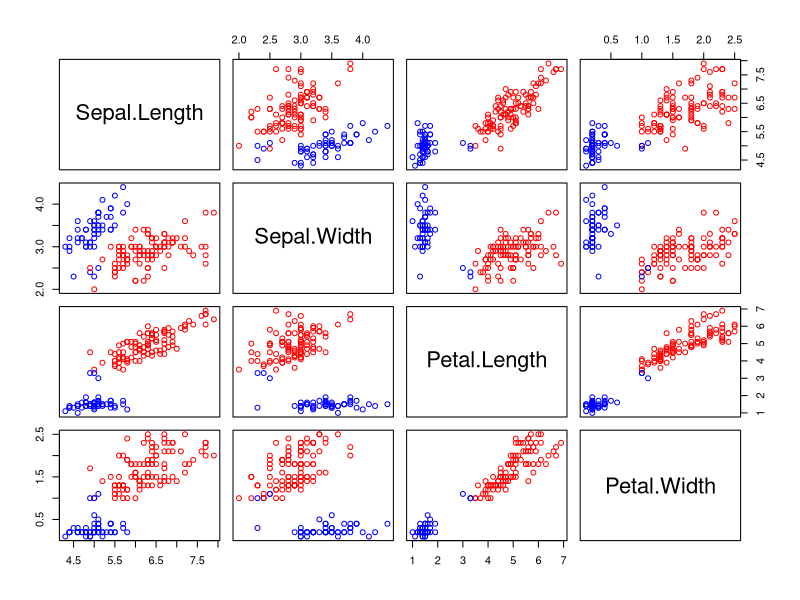
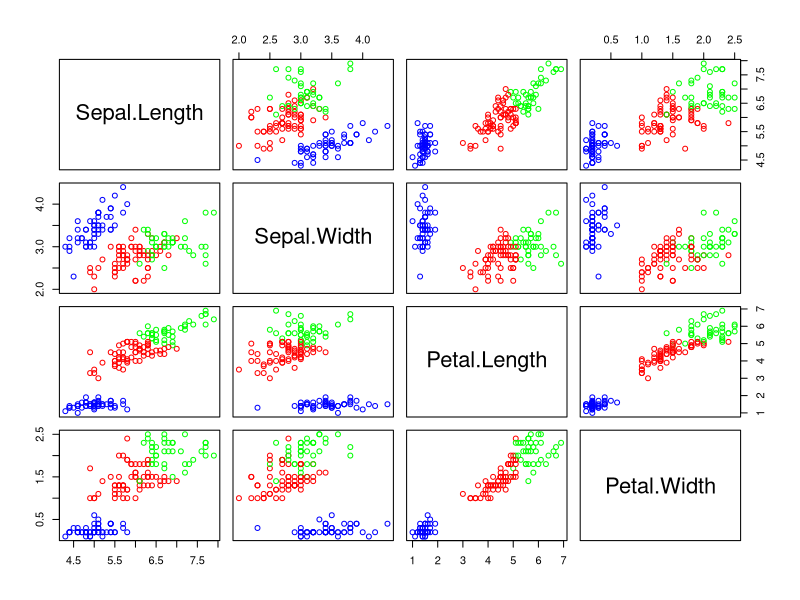
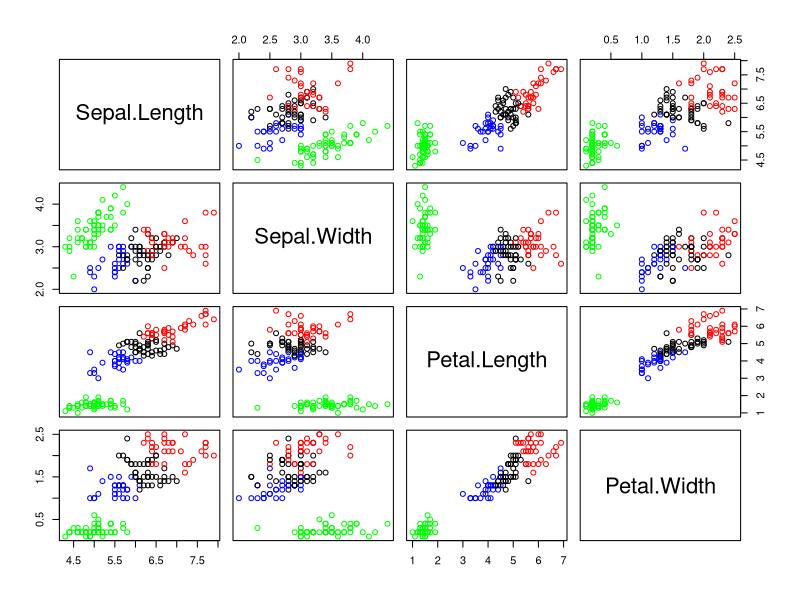
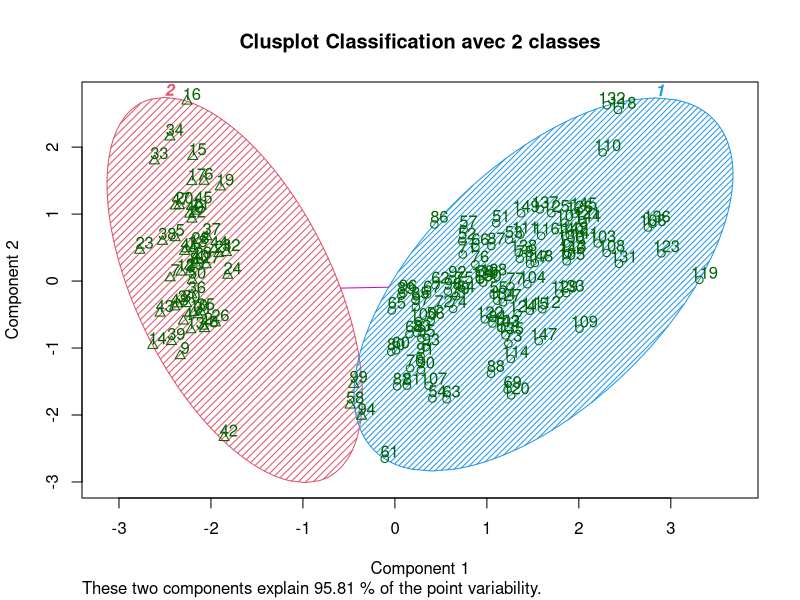
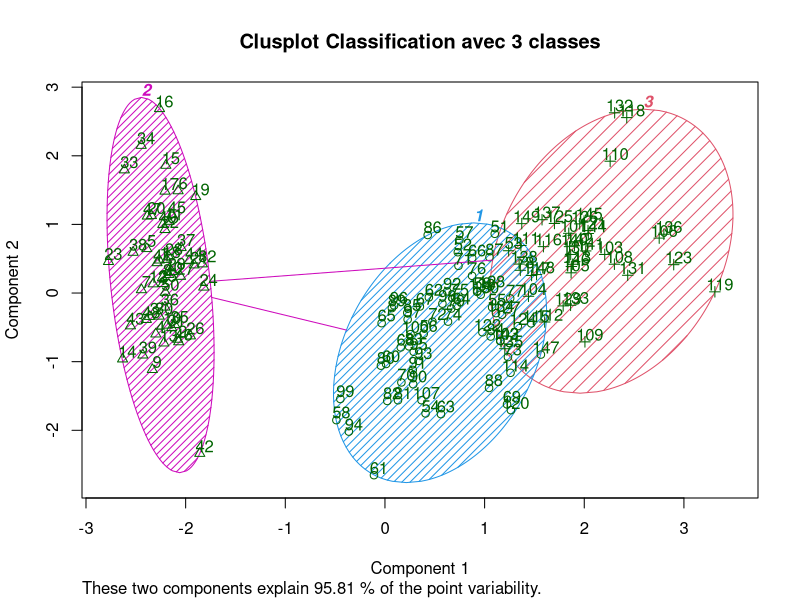
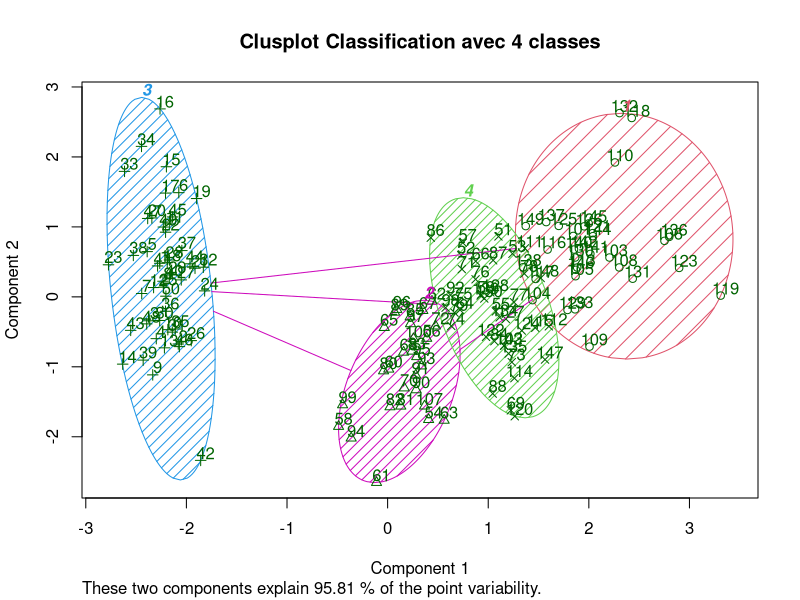
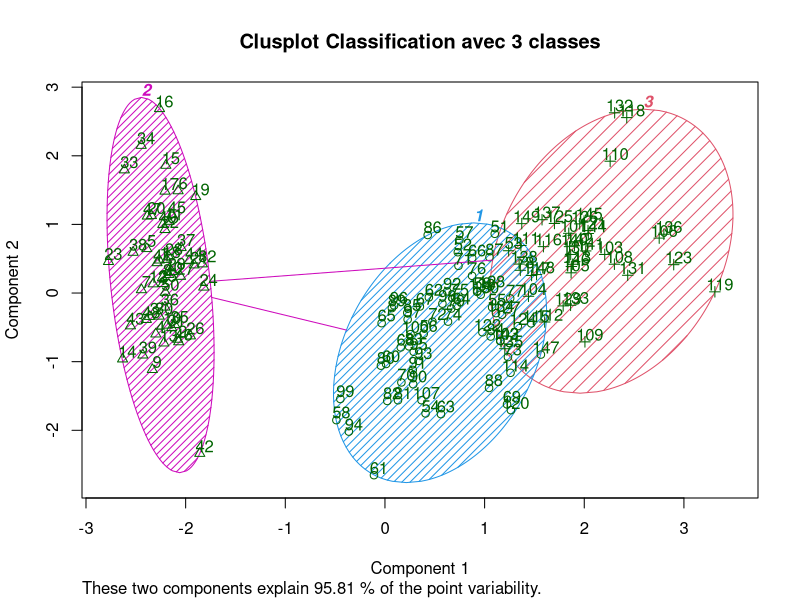

Write R code to recreate these figures, in order. (Note: this script raises an error after producing the figures.)
# UV : SY09 - TP02: Classification automatique
# Exercice 3 : Centres mobiles
# Auteurs : Bertrand Bon - Antoine Hars
# Fichier : exercice3.R

# DONNEES IRIS
# 1)
# http://www.math-info.univ-paris5.fr/~jollois/site/documents/Classif_SID-Sante.pdf
# http://eric.univ-lyon2.fr/~bjouve/TP2.pdf

k1 = kmeans(iris[,1:4], 2, nstart = 20)
k2 = kmeans(iris[,1:4], 3, nstart = 20)
k3 = kmeans(iris[,1:4], 4, nstart = 20)

plot(iris[,1:4], col = c('red', 'blue')[k1$cluster])
plot(iris[,1:4], col = c('red', 'blue', 'green')[k2$cluster])
plot(iris[,1:4], col = c('red', 'blue', 'green', 'black')[k3$cluster])

# http://www.statmethods.net/advstats/cluster.html
library(cluster)
png(file = "plots/clusplot_kmeans_1.png")
clusplot(iris[,1:4], k1$cluster, color = TRUE, shade = TRUE, labels = 2, main = "Clusplot Classification avec 2 classes")
dev.off()

png(file = "plots/clusplot_kmeans_2.png")
clusplot(iris[,1:4], k2$cluster, color = TRUE, shade = TRUE, labels = 2, main = "Clusplot Classification avec 3 classes")
dev.off()

png(file = "plots/clusplot_kmeans_3.png")
clusplot(iris[,1:4], k3$cluster, color = TRUE, shade = TRUE, labels = 2, main = "Clusplot Classification avec 4 classes")
dev.off()

# 2)
png(file = "plots/clusplot_kmeans_4.png")
clusplot(iris[,1:4], k2$cluster, color = TRUE, shade = TRUE, labels = 2, main = "Clusplot Classification avec 3 classes")
dev.off()

# 3)
# faire une liste pour stocker le kmeans
# init 9 listes
# for jusque 100

# a)
# http://stackoverflow.com/questions/15376075/cluster-analysis-in-r-determine-the-optimal-number-of-clusters


# b)
# Passer d'une liste à un numérique ou une matrice
z = as.numeric(unlist(r))
bar <- do.call(rbind, lapply(r, as.numeric))

# Le calcul du nombre de classes optimal
# La version 1X
l1 = list()
for (k in 2:10)
	l1[[k]] = sum(kmeans(iris[,1:4], k, nstart = 20)$withinss)
u1 <- do.call(rbind, lapply(l1, as.numeric))
plot(u1)

# La version 100X
l2 = list()
for (k in 2:10)
{
	l2[[k]] = list()
	for (x in 1:100)
		l2[[k]][[x]] = sum(kmeans(iris[,1:4], k, nstart = 20)$withinss)
}
r2 = list()
for (k in 2:10)
{
	z = as.numeric(unlist(l2[[k]]))
	r2[[k]] = sum(z) / 100
}
u2 <- do.call(rbind, lapply(r2, as.numeric))

png(file = "plots/plot_inertie_intra_1.png")
plot(u2, main = "Recherche du nombre de classes optimal", xlab = "Nombre de classes K", ylab = "Inertie intra-classe minimale", xlim = c(1, 10), type = "l")
dev.off();


# 4)
png(file = "plots/clusplot_kmeans_2.png")
clusplot(iris[,1:4], k2$cluster, color = TRUE, shade = TRUE, labels = 2, main = "Clusplot Classification avec 3 classes")
dev.off()

png(file = "plots/clusplot_iris_10.png")
clusplot(iris[,1:4], iris$Species, color = TRUE, shade = TRUE, labels = 2, main = "Clusplot iris avec les 3 espèces")
dev.off()




# DONNEES CRABS
# Nettoyage des données crabs
library(MASS)
crabsquant = crabs[,4:8]
crabsquant2 = crabsquant / crabsquant$CL
crabsquant2 = crabsquant2[,-3]

# Le calcul du nombre de classes optimal
l3 = list()
for (k in 2:13)
{
	l3[[k]] = list()
	for (x in 1:100)
		l3[[k]][[x]] = sum(kmeans(crabsquant2, k, nstart = 20)$withinss)
}
r3 = list()
for (k in 2:13)
{
	z = as.numeric(unlist(l3[[k]]))
	r3[[k]] = sum(z) / 100
}
u3 <- do.call(rbind, lapply(r3, as.numeric))

png(file = "plots/plot_inertie_intra_2.png")
plot(u3, main = "Recherche du nombre de classes optimal crabs", xlab = "Nombre de classes K", ylab = "Inertie intra-classe minimale", xlim = c(1, 12), type = "l")
dev.off();

km1 = kmeans(crabsquant2, 2, nstart = 20)
km2 = kmeans(crabsquant2, 3, nstart = 20)
km3 = kmeans(crabsquant2, 4, nstart = 20)

png(file = "plots/clusplot_crabs_10.png")
clusplot(crabsquant2, km1$cluster, color = TRUE, main = "Clusplot crabs (K = 2)", shade = TRUE, labels = 2)
dev.off();

png(file = "plots/clusplot_crabs_11.png")
clusplot(crabsquant2, km2$cluster, color = TRUE, main = "Clusplot crabs (K = 3)", shade = TRUE, labels = 2)
dev.off();


png(file = "plots/plot_crabs_sp_2.png")
plot(crabsquant2, col = crabs$sp, main = "Crabs - Représentation des espèces")
dev.off()

png(file = "plots/plot_crabs_sex_2.png")
plot(crabsquant2, col = crabs$sex, main = "Crabs - Représentation des sexes")
dev.off()


png(file = "plots/clusplot_crabs_12.png")
clusplot(crabsquant2, km3$cluster, color = TRUE, main = "Clusplot crabs (K = 4)", shade = TRUE, labels = 2)
dev.off();

png(file = "plots/clusplot_crabs_13.png")
clusplot(crabsquant2, crabs[,1:4], color = TRUE, shade = TRUE, labels = 2, main = "Clusplot crabs avec les espèces et les sexes")
dev.off()

cl <- pam(crabsquant2, 4)$clustering
clusplot(crabsquant2, cl, color = TRUE, main = "Clusplot iris, critère WARD", shade = TRUE, labels = 2)



